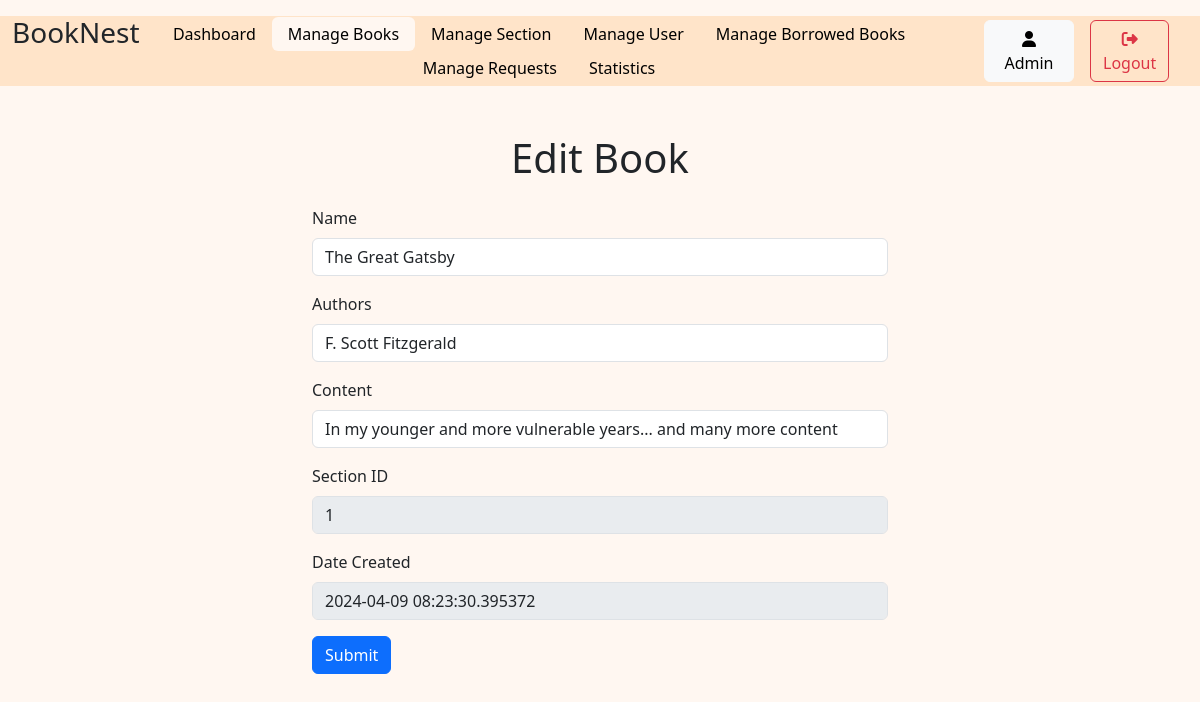
Page /admin/book_management/edit/1 (signed in) on the committed database.
### models.py (models this page shows)
class user(db.Model):
    user_id = db.Column(db.Integer, autoincrement=True, primary_key=True)
    username = db.Column(db.String(), unique=True)
    email = db.Column(db.String, unique=True)
    date_created = db.Column(db.DateTime, default=datetime.datetime.now)
    passhash = db.Column(db.String(256))
    is_admin=db.Column(db.Boolean, default=False)

class book(db.Model):
    book_id = db.Column(db.Integer, primary_key=True, autoincrement=True)
    name = db.Column(db.String)
    content = db.Column(db.String)
    date_created = db.Column(db.DateTime, default=datetime.datetime.now)
    authors = db.Column(db.String)
    section_id=db.Column(db.Integer, db.ForeignKey('section.section_id'))

### routes.py (the view)
@app.route('/admin/book_management/edit/<int:id>')
@admin_required
def edit_book(id):
    User=user.query.get(session['user_id'])
    Book=book.query.get(id)
    if not Book:
        flash('Book does not exist')
        return redirect(url_for('edit_book', id=id))
    return render_template('/admin_pages/editBook.html', active='Books', User=User, Book=Book)

### routes.py (called while the page is built)
def admin_required(func):
    @wraps(func)
    def inner(*args, **kwargs):
        if 'user_id' not in session:
            flash('Please login to continue')
            return redirect(url_for('login'))
        User = user.query.get(session['user_id'])
        if not User.is_admin:
            flash('You are not authorized to access this page')
            return redirect(url_for('dashboard'))
        return func(*args, **kwargs)
    return inner

### templates/admin_pages/editBook.html (shortened to what this page needs)
{% extends 'layout.html' %}
{% block content %}
{% include 'adminNavbar.html' %}
<div class="d-flex pt-5 pb-3 justify-content-center">
    <h1 class="text-center">Edit Book</h1>
</div>
<div class="container w-50 ">
    <form action="" method="post">
        <div class="mb-3">
            <label class="form-label">Name</label>
            <input type="text" value="{{Book.name}}" class="form-control" name="name" required>
        </div>
        <div class="mb-3">
            <label class="form-label">Authors</label>
            <input type="text" value="{{Book.authors}}" class="form-control" name="authors" required>
        </div>
        <div class="mb-3">
            <label class="form-label">Content</label>
            <input type="text" value="{{Book.content}}" class="form-control" name="content" required>
        </div>
        <fieldset disabled>
            <div class="mb-3">
                <label class="form-label">Section ID</label>
                <input type="text" value="{{Book.section_id}}" class="form-control" name="section_id" required>
            </div>
            <div class="mb-3">
                <label class="form-label">Date Created</label>
                <input type="text" value="{{Book.date_created}}" class="form-control" name="date_created" required>
            </div>
        </fieldset>
        <button type="submit" class="btn btn-primary">Submit</button>
    </form>
</div>
{% endblock %}

### templates/adminNavbar.html
<div class="align-self-center" style="background-color: #FFE4C9;">
    <div class="row container-fluid mt-3 " >
        <div class="col-1">
            <h3>BookNest</h3>
        </div>
        <div class="col-9 align-self-center">
            <ul class="nav justify-content-center nav-pills ">
                <li class="nav-item">
                    <a class="{% if active=='Dashboard' %}nav-link active{% else %}nav-link{%endif %}" aria-current="page" href="{{url_for('admin')}}">Dashboard</a>
                </li>
                <li class="nav-item">
                    <a class="{% if active=='Books' %}nav-link active{% else %}nav-link{%endif %}" href="{{url_for('bookManagement')}}">Manage Books</a>
                </li>
                <li class="nav-item">
                    <a class="{% if active=='Section' %}nav-link active{% else %}nav-link{%endif %}" href="{{url_for('sectionManagement')}}">Manage Section</a>
                </li>
                <li class="nav-item">
                    <a class="{% if active=='Users' %}nav-link active{% else %}nav-link{%endif %}" href="{{url_for('userManagement')}}">Manage User </a>
                </li>
                <li class="nav-item">
                    <a class="{% if active=='borrowedBooks' %}nav-link active{% else %}nav-link{%endif %}" href="{{url_for('borrowedBooksManagement')}}">Manage Borrowed Books</a>
                </li>
                <li class="nav-item">
                    <a class="{% if active=='Requests' %}nav-link active{% else %}nav-link{%endif %}" href="{{url_for('manageRequest')}}">Manage Requests</a>
                </li>
                <li class="nav-item">
                    <a class="{% if active=='statistics' %}nav-link active{% else %}nav-link{%endif %}" href="{{url_for('statistics')}}">Statistics</a>
                </li>
            </ul>
        </div>
        <div class="col-1 align-self-center p-1">
            <a class="btn btn-light" href="{{url_for('profile',id=User.user_id)}}">
                <i class="fa-solid fa-user"></i> {{User.username}}
            </a>
        </div>
        <div class="col-1 align-self-center">
            <a class="btn btn-outline-danger" href="{{url_for('logout')}}">
                <i class="fa-solid fa-right-from-bracket"></i>Logout
            </a>
        </div>
    </div>
</div>

### Static/style.css (style rules this page uses)
.nav-pills .nav-link.active { color: black; background-color: #FFF7F1; }
.nav-pills .nav-link { color: black; }
.nav>li>a { padding-top: 5px; padding-bottom: 5px; }
body { background-color: #FFF7F1; }

### rows in the picture
user: username "Admin"
book: name "The Great Gatsby", authors "F. Scott Fitzgerald", content "In my younger and more vulnerable years... and many more content", section_id "1", date_created "2024-04-09 08:23:30.395372"
